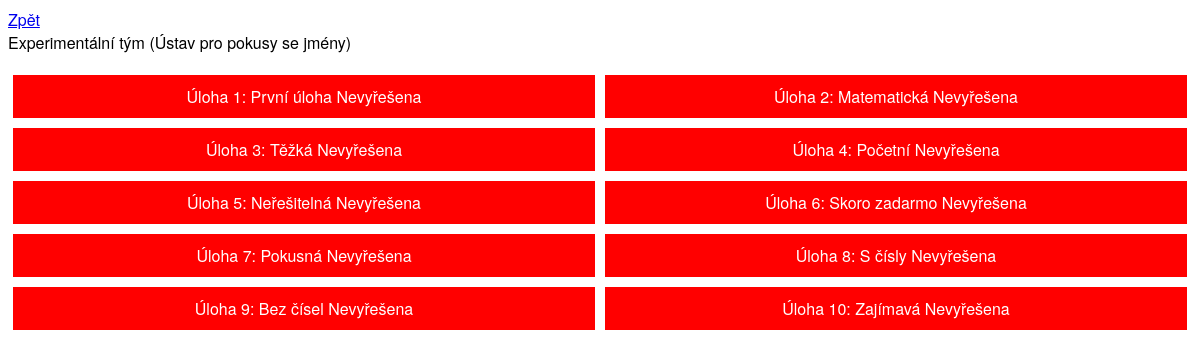
Screenshot of /judge/team/2/ (signed in) with the database file from the repository.
### judge/models.py (models this page shows, shortened)
@total_ordering
class Team(models.Model):
    name = models.CharField(max_length=256)
    school = models.CharField(max_length=256)
    def __str__(self):
        return f'{self.name} ({self.school})'

class Problem(models.Model):
    name = models.CharField(max_length=256, default="")
    number = models.IntegerField()

### judge/views.py (the view)
# urls.py: path("judge/team/<int:team_id>/", views.team_view, name="team_view"),
def team_view(request, team_id):
    userStatus = prompt_or_403(request, 'competition_judge', 'judge_view')
    if userStatus:
        return userStatus
    team = Team.objects.get(id=team_id)
    problems = []
    for problem in Problem.objects.all().order_by('number').values():
        solution = Score.objects.filter(team=team, problem=problem['id'])
        if len(solution) > 0:
            solution = solution[0]
        else:
            solution = None
        link = reverse('judge:problem_view', kwargs={
            'team_id': team.id,
            'problem_id': problem['id'],
        })
        problems.append({
            'problem': problem,
            'solution': solution,
            'link': link
        })
    context = {
        'team': team,
        'problems': problems,
    }
    return render(request, 'judge/team.html', context)

### judge/views.py (called while the page is built)
def check_permissions(request, group):
    if request.user.groups.filter(name=group).exists():
        return True
    return False

def prompt_or_403(request, group, redirect):
    if request.user.is_anonymous:
        return HttpResponseRedirect(
            reverse('judge:login_view',
                    kwargs={'redirect_view': redirect})
        )
    if not check_permissions(request, group):
        return HttpResponse('403 Forbidden', status=403)

### judge/templates/judge/team.html (shortened to what this page needs)
<!DOCTYPE html>
<html lang="en">
<head>
    {% load static %}
    <link rel="stylesheet" href="{% static 'style.css' %}">
</head>
<body>
    <a href="../..">Zpět</a><br />
    {{ team }}
    <div class="splitter">
        {% for problem in problems %}
            {% if problem.solution != None %}
                <a class="problem splitter-item solved" href="{{ problem.link }}" id="problem {{ problem.problem.number }}">
                    Úloha {{ problem.problem.number }}: {{ problem.problem.name }}
                    {{ problem.solution.points }}
                </a>
            {% else %}
                <a class="problem splitter-item unsolved" href="{{ problem.link }}" id="problem {{ problem.problem.number }}">
                    Úloha {{ problem.problem.number }}: {{ problem.problem.name }}
                    Nevyřešena
                </a>
            {% endif %}
        {% endfor %}
    </div>
</body>
</html>

### judge/static/style.css (style rules this page uses)
body { font-family: "Helvetica Neue", Helvetica, Arial, sans-serif; }
.splitter { display: flex; flex-wrap: wrap; justify-content: space-between; align-items: stretch; margin-top: 1em; width: 100%; }
.splitter-item { display: inline-block; margin: 0; padding: 0px; flex: 1; min-width: 400px; }
.problem { text-align: center; padding: 10px; margin: 5px; color:white; text-decoration: none; }
.unsolved { background-color: red; }

### rows the page displays
Team: name+school "Experimentální tým (Ústav pro pokusy se jmény)"
Problem: problem.number "1", problem.name "První úloha"
Problem: problem.number "2", problem.name "Matematická"
Problem: problem.number "3", problem.name "Těžká"
Problem: problem.number "4", problem.name "Početní"
Problem: problem.number "5", problem.name "Neřešitelná"
Problem: problem.number "6", problem.name "Skoro zadarmo"
Problem: problem.number "7", problem.name "Pokusná"
Problem: problem.number "8", problem.name "S čísly"
Problem: problem.number "9", problem.name "Bez čísel"
Problem: problem.number "10", problem.name "Zajímavá"
